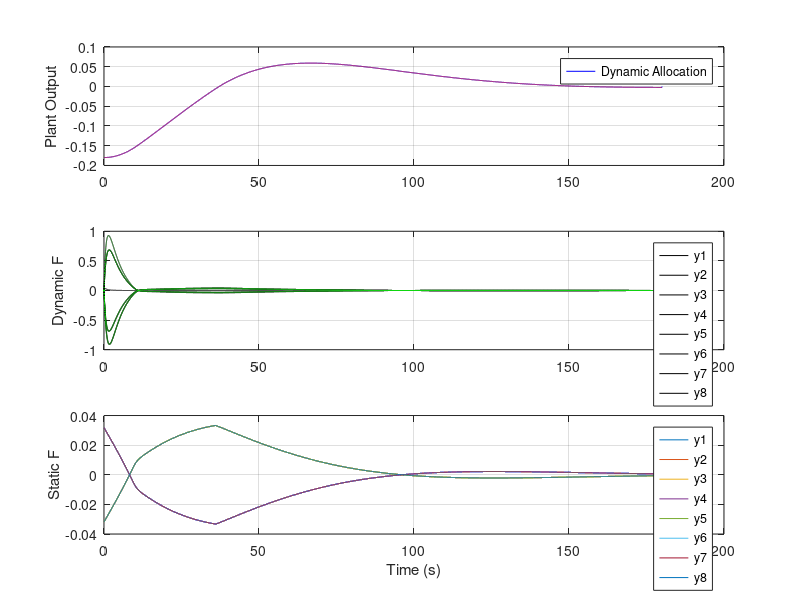

MATLAB code for this plot:
clc, clear;

% Dimensões dos sistemas
n_p = 2;
m_c = 2;
n_c = 2;
m_a = 8;
n_w = 2;

n_f = m_a - n_c;
n = n_p + n_c + n_f;

% Parâmetros conhecidos
m1 = 1000;
m2 = 1000;
R = 1;
sigma = 1;
rho1 = 2;
rho2 = 0.15;
rho3 = 1000;

% Matrizes da planta
A_p = [0, 1; 0, 0];
B_p = [0, 0; m1^-1, -m2^-1];
C_p = [1, 0];
D_p = [0, 0];

%% Sistema de malha fechada e formulação de problemas
% Matrizes do controlador
A_c = [-1.7321, 1; -1.0014, -0.0532];
B_c = [1.7321; 1];
C_c = [-0.7071, -26.6009; 0.7071, 26.6009];
D_c = [0; 0];

Bw = [0; m1^-1];

Mn1 = [1, -1, -1, 1];
Mn2 = [1, -1, -1, 1];
% Matriz de influência
Mn = [Mn1, zeros(1, 4); zeros(1, 4), Mn2];

N1 = [1, 1, -1; 1, 0, 0; 0, 1, 0; 0, 0, 1];
N2 = [1, 1, -1; 1, 0, 0; 0, 1, 0; 0, 0, 1];
N = [N1, zeros(4, 3); zeros(4, 3), N2];

% Matriz pseudo-inversa
Mps_inv = 0.25 * [Mn1', zeros(4, 1); zeros(4, 1), Mn2'];

W = [100, 0, 0, 0, 0, 0, 0, 0;
     0, 1, 0, 0, 0, 0, 0, 0;
     0, 0, 1, 0, 0, 0, 0, 0;
     0, 0, 0, 1, 0, 0, 0, 0;
     0, 0, 0, 0, 1, 0, 0, 0;
     0, 0, 0, 0, 0, 1, 0, 0;
     0, 0, 0, 0, 0, 0, 1, 0;
     0, 0, 0, 0, 0, 0, 0, 1];

A0 = [A_p + B_p * D_c * C_p, B_p * C_c; B_c * C_p, A_c];
A = [A0, zeros(4, 6); zeros(6, 4), zeros(6, 6)];
B_ = [B_p; zeros(8, 2)];
M = Mn;
B = B_ * M;

C = [Mps_inv * D_c * C_p, Mps_inv * C_c, N];
C_ = N' * W * C;
Bw_ = [Bw; zeros(4, 1); zeros(4, 1)];
L_f = [zeros(n_p, n_f); zeros(n_c, n_f); eye(n_f)];
L_c = [zeros(n_p, n_c); eye(n_c); zeros(n_f, n_c)];
L = [L_c, L_f];

E_c = [-0.1708, -0.0059, -0.0032, -0.0053, 0.0111, -0.0066, -0.0066, 0.0066;
       -0.0895, -0.0118, -0.0103, 0.0057, -0.0024, 0.0048, 0.0048, -0.0048];

E_f = [-0.0480, -0.0103, 0.1031, -0.0662, 0.0747, 0.1042, 0.1042, -0.1042;
       -0.0805, 0.0057, -0.0661, 0.0225, -0.0512, -0.0537, -0.0537, 0.0537;
        0.1277, -0.0018, 0.0566, -0.0389, -0.0080, 0.0722, 0.0722, -0.0722;
       -0.0757, 0.0037, 0.0790, -0.0408, 0.0722, 0.9615, -0.3662, 0.3662;
       -0.0757, 0.0037, 0.0790, -0.0408, 0.0722, -0.3662, 0.9615, 0.3662;
        0.0757, -0.0037, -0.0790, 0.0408, -0.0722, 0.3662, 0.3662, 0.9615];

K_f = [-1.8960, 0.9476, -0.9437, 0.0053, 0.0053, -0.0053;
        0.9103, -1.8750, -0.9090, 0.0013, 0.0013, -0.0013;
       -0.8741, -0.8266, -1.8904, -0.0007, -0.0007, 0.0007;
       -0.0020, -0.0009, 0.0118, -1.6716, 0.5010, -0.5010;
       -0.0020, -0.0009, 0.0118, 0.5010, -1.6716, -0.5010;
        0.0020, 0.0009, -0.0118, -0.5010, -0.5010, -1.6716];

E = [E_c; E_f];

x_p = [-0.18; 0];
x_c = [0; 0];
x_f = zeros(n_f, 1);

x = [x_p; x_c; x_f];
  
% Tempo de simulação
dt = 0.01; % Passo de tempo
T = 180;   % Duração da simulação
t = 0:dt:T;

% Sinal de entrada w(t)
w = zeros(1, length(t));
w(t >= 0 & t <= 36) = 0.16667;

% Função de saturação e phi
% Definindo os limites de saturação simétricos
u_bar = 0.05; % Limite superior simétrico (50 mN)

% Função de saturação baseada em sign
%sat = @(x) u_bar * tanh(x / u_bar);

sat = @(x) sign(x) .* min(abs(x), u_bar);

% Atualizando a função phi
phi = @(yf) sat(yf) - yf;

% Inicialização dos estados
x_states = zeros(n, length(t));

y_pd_outputs = zeros(size(C_p, 1), length(t));
y_ps_outputs = zeros(size(C_p, 1), length(t));

y_c_outputs = zeros(size(C_c, 1), length(t));
y_fd_outputs = zeros(size(C, 1), length(t)); % Armazena as saídas
y_fs_outputs = zeros(size(C, 1), length(t)); % Armazena as saídas

x_states(:, 1) = x;

% Simulação do sistema
for k = 1:length(t)-1

    y_p_d = C_p * x_states(1:n_p, k);
    y_p_s = C_p * x_states(1:n_p, k);

    y_c = C_c * x_states(1:n_c, k);
    y_f_d = C * x_states(:, k);

    y_f_s = Mps_inv * y_c;
    u_p = M * sat(y_f_s);

    dx_p = A_p * x_states(1:n_p, k) + B_p * u_p + Bw * w(k);
    x_states(1:n_p, k+1) = x_states(1:n_p, k) + dx_p * dt;
   
    dx = (A + L_f * K_f * C_) * x_states(:, k) + (B + L * E) * phi(y_f_d)+ Bw_ * w(k);
    x_states(:, k + 1) = x_states(:, k) + dx * dt;
    

    y_pd_outputs(:, k) = y_p_d;
    y_ps_outputs(:, k) = y_p_s;

    y_c_outputs(:, k) = y_c;
    y_fd_outputs(:, k) = y_f_d;
    y_fs_outputs(:, k) = y_f_s;
    
end

figure;
subplot(3,1,1);
plot(t, y_pd_outputs, 'b-', t, y_ps_outputs, 'r--');
ylabel('Plant Output');
legend(arrayfun(@(i) sprintf('Dynamic Allocation'), 1:size(C_p, 1), 'UniformOutput', false));
grid on;

subplot(3,1,2);
plot(t, y_fd_outputs, 'k-', t, y_fd_outputs(2:end,:), 'g:');
ylabel('Dynamic F');
legend(arrayfun(@(i) sprintf('y%d', i), 1:size(C, 1), 'UniformOutput', false));
grid on;

subplot(3,1,3);
plot(t, y_fs_outputs);
xlabel('Time (s)');
ylabel('Static F');
legend(arrayfun(@(i) sprintf('y%d', i), 1:size(C, 1), 'UniformOutput', false));
grid on;
